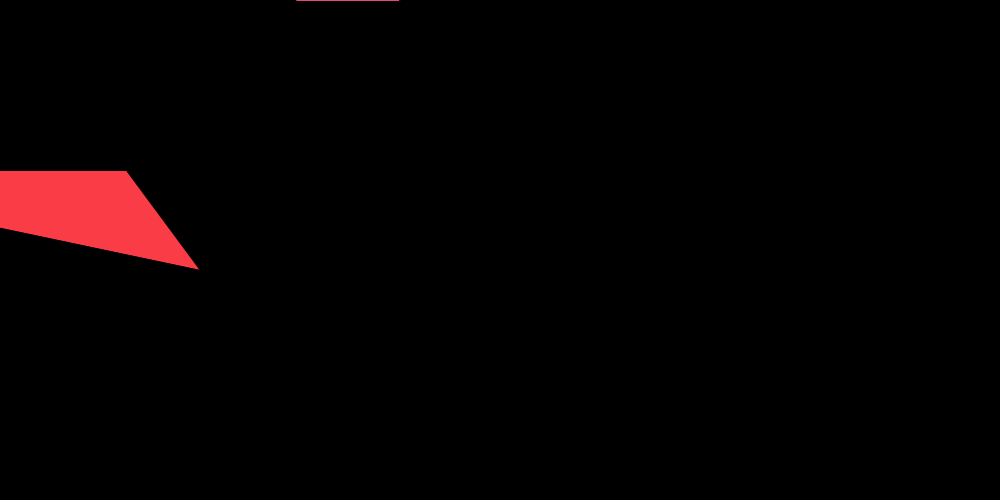
Frame 1 (no input)
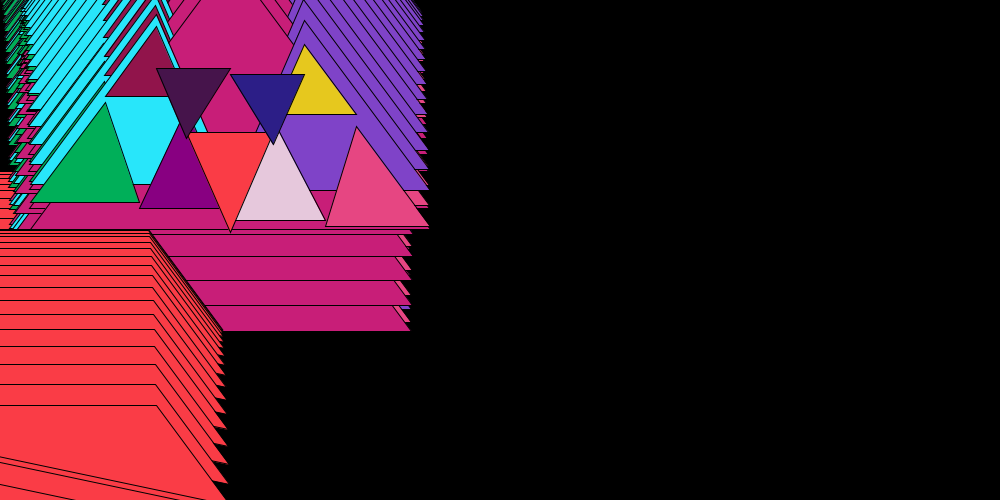
Frame 60 (the mouse pressed at the canvas centre just before this capture)
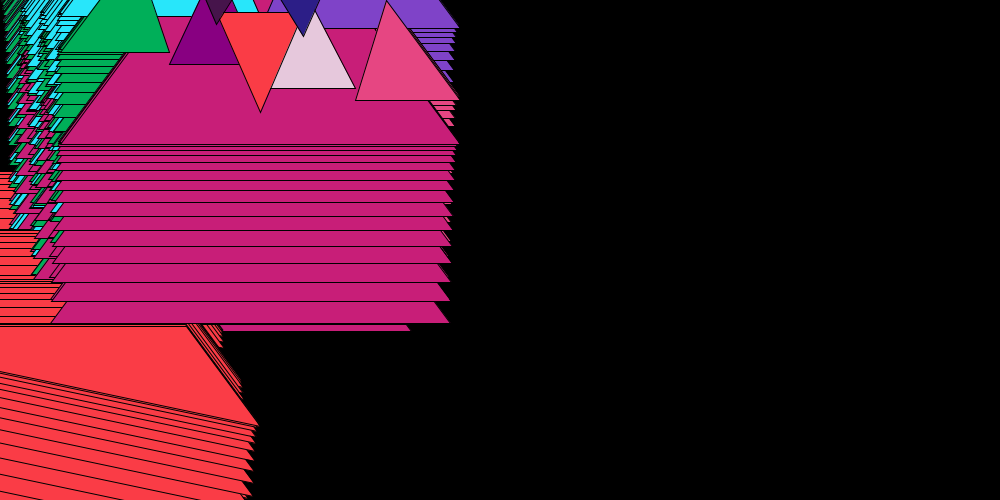
Frame 120 (the mouse held since frame 60 and released just before this capture)

The Processing sketch that drew these frames (run headless with seeded random() and noise(); from frame 60 on, the mouse is pressed at the canvas centre):

// Processing sketch: processing_72283
// ── processing_72283.pde

Pyramid myPyramid1;
Pyramid myPyramid2;
Pyramid myPyramid3;
Pyramid myPyramid4;
Pyramid myPyramid5;
Pyramid myPyramid6;
Pyramid myPyramid7;
Pyramid myPyramid8;
Pyramid myPyramid9;
Pyramid myPyramid10;
Pyramid myPyramid11;
Pyramid myPyramid12;
Pyramid myPyramid13;
float gravity=0.1;
float speed=0;

void setup(){
  size(1000,500); //Set the size of the window
  frameRate(120);
  background(0);
  myPyramid1=new Pyramid(mouseX,mouseY,mouseX+200,mouseY-270,mouseX+400,mouseY,color(200,30,120));
  myPyramid2=new Pyramid(mouseX+126,mouseY+170,mouseX+200,mouseY+270,mouseX-274,mouseY+170,color(250,60,70));
  myPyramid3=new Pyramid(mouseX,mouseY,mouseX+126,mouseY-170,mouseX+200,mouseY,color(40,230,250));
  myPyramid4=new Pyramid(mouseX+200,mouseY,mouseX+274,mouseY-170,mouseX+400,mouseY,color(127,67,200));
  myPyramid5=new Pyramid(mouseX+75,mouseY-100,mouseX+126,mouseY-170,mouseX+156,mouseY-100,color(145,20,75));
  myPyramid6=new Pyramid(mouseX,mouseY,mouseX+75,mouseY-100,mouseX+109,mouseY,color(0,175,89));
  myPyramid7=new Pyramid(mouseX+109,mouseY,mouseX+156,mouseY-100,mouseX+200,mouseY,color(136,0,129));
  myPyramid8=new Pyramid(mouseX+243,mouseY-100,mouseX+274,mouseY-170,mouseX+326,mouseY-100,color(230,200,30));
  myPyramid9=new Pyramid(mouseX+200,mouseY,mouseX+243,mouseY-100,mouseX+295,mouseY,color(230,200,220));
  myPyramid10=new Pyramid(mouseX+295,mouseY,mouseX+326,mouseY-100,mouseX+400,mouseY,color(230,70,130));
  myPyramid11=new Pyramid(mouseX+200,mouseY,mouseX+156,mouseY-100,mouseX+243,mouseY-100,color(250,60,70));
  myPyramid12=new Pyramid(mouseX+156,mouseY-100,mouseX+126,mouseY-170,mouseX+200,mouseY-170,color(70,20,75));
  myPyramid13=new Pyramid(mouseX+243,mouseY-100,mouseX+200,mouseY-170,mouseX+274,mouseY-170,color(44,30,135));
}

void draw(){
  myPyramid1.move();
  myPyramid1.display();
  myPyramid2.move();
  myPyramid2.display();
  myPyramid3.move();
  myPyramid3.display();
  myPyramid4.move();
  myPyramid4.display();
  myPyramid5.move();
  myPyramid5.display();
  myPyramid6.move();
  myPyramid6.display();
  myPyramid7.move();
  myPyramid7.display();
  myPyramid8.move();
  myPyramid8.display();
  myPyramid9.move();
  myPyramid9.display();
  myPyramid10.move();
  myPyramid10.display();
  myPyramid11.move();
  myPyramid11.display();
  myPyramid12.move();
  myPyramid12.display();
  myPyramid13.move();
  myPyramid13.display();
}

class Pyramid{
  
  float posx;
  float posy;
  float pos2x;
  float pos2y;
  float pos3x;
  float pos3y;
  color c;
  
  Pyramid(float tempposX, float tempposY, float temppos2X, float temppos2Y, float temppos3X, float temppos3Y, color tempC){
    posx=tempposX;
    posy=tempposY;
    pos2x=temppos2X;
    pos2y=temppos2Y;
    pos3x=temppos3X;
    pos3y=temppos3Y;
    c=tempC;
  }
  
  void display(){
    stroke(0);
    fill(c);
    triangle(posx,posy,pos2x,pos2y,pos3x,pos3y);
  }
  
  void move(){
    speed=speed+gravity;
    posx=posx+0.5;
    pos2x=pos2x+0.5;
    pos3x=pos3x+0.5;
    posy=posy+speed;
    pos2y=pos2y+speed;
    pos3y=pos3y+speed;
    if (posy>=height){
      speed*=-0.95;
    }
    if (pos3x>=width || posx<=0){
      posx*=-1;
      pos2x*=-1;
      pos3x*=-1;
    }
  }
}

    
  
